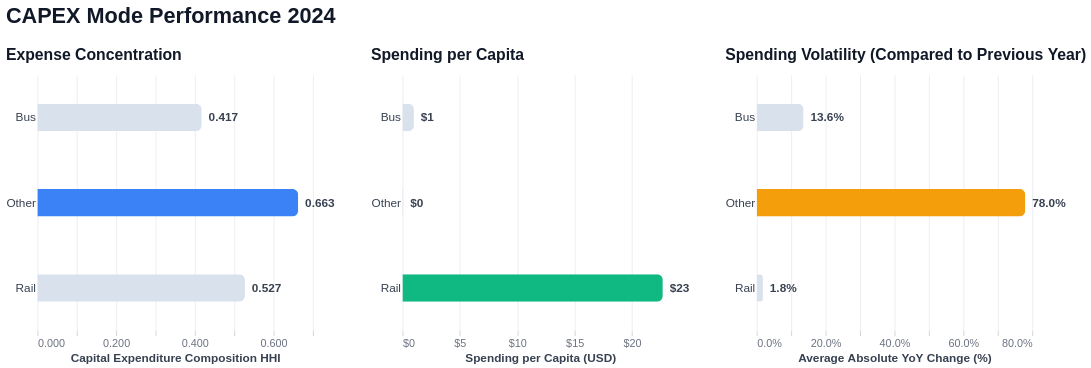

This figure's notebook cell:
### Markdown cell above
<!-- ## Farebox Recovery by Transit Mode -->

### Code cell
capex_scorecard = (
    capex_hhi[capex_hhi["year"] == 2024]
    .merge(
        capex_pc[capex_pc["year"] == 2024],
        on=["year", "mode_group"]
    )
    .merge(
        capex_vol,
        on="mode_group"
    )
)

capex_scorecard = plot_scorecard(
    capex_scorecard,
    metrics=["hhi", "per_capita", "volatility"],
    group_column="mode_group",
    titles=["Expense Concentration", "Spending per Capita", "Spending Volatility (Compared to Previous Year)"],
    x_labels=["Capital Expenditure Composition HHI", "Spending per Capita (USD)", "Average Absolute YoY Change (%)"],
    formats=[".3f", "$,.0f", ".1%"],
    main_title="CAPEX Mode Performance 2024"
)

capex_scorecard

### Figure 1 — Vega specification as saved in the notebook (floating-point values rounded to 4 significant figures)
{"$schema": "https://vega.github.io/schema/vega/v6.json", "data": [{"name": "source_0"}, {"name": "data_1", "values": [{"mode_group": "Bus", "hhi": 0.4175, "is_max": false, "y_mode_group_sort_index": 0.0, "hhi_end": 0.4175, "hhi_start": 0.0}, {"mode_group": "Other", "hhi": 0.6626, "is_max": true, "y_mode_group_sort_index": 1.0, "hhi_end": 0.6626, "hhi_start": 0.0}, {"mode_group": "Rail", "hhi": 0.5272, "is_max": false, "y_mode_group_sort_index": 2.0, "hhi_end": 0.5272, "hhi_start": 0.0}]}, {"name": "data_2", "values": [{"hhi": 0.4175, "mode_group": "Bus"}, {"hhi": 0.6626, "mode_group": "Other"}, {"hhi": 0.5272, "mode_group": "Rail"}]}, {"name": "source_1"}, {"name": "data_4", "values": [{"mode_group": "Bus", "per_capita": 0.9982, "is_max": false, "y_mode_group_sort_index": 0.0, "per_capita_end": 0.9982, "per_capita_start": 0.0}, {"mode_group": "Other", "per_capita": 0.07867, "is_max": false, "y_mode_group_sort_index": 1.0, "per_capita_end": 0.07867, "per_capita_start": 0.0}, {"mode_group": "Rail", "per_capita": 22.68, "is_max": true, "y_mode_group_sort_index": 2.0, "per_capita_end": 22.68, "per_capita_start": 0.0}]}, {"name": "data_5", "values": [{"mode_group": "Bus", "per_capita": 0.9982}, {"mode_group": "Other", "per_capita": 0.07867}, {"mode_group": "Rail", "per_capita": 22.68}]}, {"name": "source_2"}, {"name": "data_7", "values": [{"mode_group": "Bus", "volatility": 0.136, "is_max": false, "y_mode_group_sort_index": 0.0, "volatility_end": 0.136, "volatility_start": 0.0}, {"mode_group": "Other", "volatility": 0.78, "is_max": true, "y_mode_group_sort_index": 1.0, "volatility_end": 0.78, "volatility_start": 0.0}, {"mode_group": "Rail", "volatility": 0.01801, "is_max": false, "y_mode_group_sort_index": 2.0, "volatility_end": 0.01801, "volatility_start": 0.0}]}, {"name": "data_8", "values": [{"mode_group": "Bus", "volatility": 0.136}, {"mode_group": "Other", "volatility": 0.78}, {"mode_group": "Rail", "volatility": 0.01801}]}, {"name": "source_0_concat_0_y_domain_mode_group", "values": [{"mode_group": "Bus", "sort_field": 0.0}, {"mode_group": "Other", "sort_field": 1.0}, {"mode_group": "Rail", "sort_field": 2.0}]}, {"name": "source_1_concat_1_y_domain_mode_group", "values": [{"mode_group": "Bus", "sort_field": 0.0}, {"mode_group": "Other", "sort_field": 1.0}, {"mode_group": "Rail", "sort_field": 2.0}]}, {"name": "source_2_concat_2_y_domain_mode_group", "values": [{"mode_group": "Bus", "sort_field": 0.0}, {"mode_group": "Other", "sort_field": 1.0}, {"mode_group": "Rail", "sort_field": 2.0}]}], "signals": [{"name": "childWidth", "value": 280}], "marks": [{"type": "group", "name": "concat_0_group", "encode": {"update": {"width": {"signal": "childWidth"}, "height": {"signal": "height"}}}, "marks": [{"type": "group", "from": {"facet": {"data": "data_1", "name": "stack_group_concat_0_layer_0_main", "groupby": ["mode_group"], "aggregate": {"fields": ["hhi_start", "hhi_start", "hhi_end", "hhi_end"], "ops": ["min", "max", "min", "max"]}}}, "encode": {"update": {"yc": {"field": "mode_group", "scale": "concat_0_y", "band": 0.5}, "height": {"value": 28}, "cornerRadiusBottomRight": {"value": 6}, "x": {"signal": "min(scale('concat_0_x',datum[\"min_hhi_start\"]),scale('concat_0_x',datum[\"max_hhi_start\"]),scale('concat_0_x',datum[\"min_hhi_end\"]),scale('concat_0_x',datum[\"max_hhi_end\"]))"}, "x2": {"signal": "max(scale('concat_0_x',datum[\"min_hhi_start\"]),scale('concat_0_x',datum[\"max_hhi_start\"]),scale('concat_0_x',datum[\"min_hhi_end\"]),scale('concat_0_x',datum[\"max_hhi_end\"]))"}, "clip": {"value": true}, "cornerRadiusTopRight": {"value": 6}}}, "marks": [{"type": "group", "encode": {"update": {"x": {"field": {"signal": null, "datum": null, "group": "x", "parent": null}, "mult": -1}, "height": {"field": {"signal": null, "datum": null, "group": "height", "parent": null}}}}, "marks": [{"type": "rect", "name": "concat_0_layer_0_marks", "from": {"data": "stack_group_concat_0_layer_0_main"}, "encode": {"update": {"height": {"field": {"signal": null, "datum": null, "group": "height", "parent": null}}, "tooltip": {"signal": "{\"mode_group\": isValid(datum[\"mode_group\"]) ? isArray(datum[\"mode_group\"]) ? join(datum[\"mode_group\"], '\\n') : datum[\"mode_group\"] : \"\"+datum[\"mode_group\"], \"Expense Concentration\": format(datum[\"hhi\"], \".3f\")}"}, "fill": [{"value": "#3B82F6", "test": "datum.is_max"}, {"value": "#D9E2EC"}], "x": {"field": "hhi_end", "scale": "concat_0_x"}, "x2": {"field": "hhi_start", "scale": "concat_0_x"}}}, "style": ["bar"]}]}]}, {"type": "text", "name": "concat_0_layer_1_marks", "from": {"data": "data_2"}, "encode": {"update": {"fill": {"value": "#374151"}, "text": {"signal": "format(datum[\"hhi\"], \".3f\")"}, "y": {"field": "mode_group", "scale": "concat_0_y", "band": 0.5}, "fontSize": {"value": 12}, "x": {"field": "hhi", "scale": "concat_0_x"}, "baseline": {"value": "middle"}, "fontWeight": {"value": "bold"}, "align": {"value": "left"}, "dx": {"value": 7}}}, "style": ["text"]}], "axes": [{"scale": "concat_0_x", "domain": false, "grid": true, "labels": false, "minExtent": 0, "ticks": false, "maxExtent": 0, "tickCount": {"signal": "ceil(childWidth/40)"}, "gridOpacity": 0.7, "zindex": 0, "orient": "bottom", "gridScale": "concat_0_y", "aria": false, "gridColor": "#E5E7EB"}, {"scale": "concat_0_x", "titleFontSize": 12, "zindex": 0, "grid": false, "labelFlush": true, "domain": false, "titleColor": "#374151", "labelOverlap": true, "format": ".3f", "tickColor": "#D1D5DB", "labelColor": "#6B7280", "tickCount": {"signal": "ceil(childWidth/40)"}, "labelFontSize": 11, "title": "Capital Expenditure Composition HHI", "orient": "bottom"}, {"scale": "concat_0_y", "grid": false, "labelFontWeight": 500, "orient": "left", "labelColor": "#374151", "zindex": 0, "domain": false, "labelFontSize": 12, "ticks": false}], "title": {"text": "Expense Concentration", "subtitleColor": "#6B7280", "color": "#111827", "subtitleFontSize": 11, "offset": 12, "subtitle": "", "anchor": "start", "fontWeight": 600, "fontSize": 16}, "style": "cell"}, {"type": "group", "name": "concat_1_group", "encode": {"update": {"width": {"signal": "childWidth"}, "height": {"signal": "height"}}}, "marks": [{"type": "group", "from": {"facet": {"data": "data_4", "name": "stack_group_concat_1_layer_0_main", "groupby": ["mode_group"], "aggregate": {"fields": ["per_capita_start", "per_capita_start", "per_capita_end", "per_capita_end"], "ops": ["min", "max", "min", "max"]}}}, "encode": {"update": {"yc": {"field": "mode_group", "scale": "concat_1_y", "band": 0.5}, "height": {"value": 28}, "cornerRadiusBottomRight": {"value": 6}, "clip": {"value": true}, "cornerRadiusTopRight": {"value": 6}, "x": {"signal": "min(scale('concat_1_x',datum[\"min_per_capita_start\"]),scale('concat_1_x',datum[\"max_per_capita_start\"]),scale('concat_1_x',datum[\"min_per_capita_end\"]),scale('concat_1_x',datum[\"max_per_capita_end\"]))"}, "x2": {"signal": "max(scale('concat_1_x',datum[\"min_per_capita_start\"]),scale('concat_1_x',datum[\"max_per_capita_start\"]),scale('concat_1_x',datum[\"min_per_capita_end\"]),scale('concat_1_x',datum[\"max_per_capita_end\"]))"}}}, "marks": [{"type": "group", "encode": {"update": {"x": {"field": {"signal": null, "datum": null, "group": "x", "parent": null}, "mult": -1}, "height": {"field": {"signal": null, "datum": null, "group": "height", "parent": null}}}}, "marks": [{"type": "rect", "name": "concat_1_layer_0_marks", "from": {"data": "stack_group_concat_1_layer_0_main"}, "encode": {"update": {"tooltip": {"signal": "{\"mode_group\": isValid(datum[\"mode_group\"]) ? isArray(datum[\"mode_group\"]) ? join(datum[\"mode_group\"], '\\n') : datum[\"mode_group\"] : \"\"+datum[\"mode_group\"], \"Spending per Capita\": format(datum[\"per_capita\"], \"$,.0f\")}"}, "height": {"field": {"signal": null, "datum": null, "group": "height", "parent": null}}, "x2": {"field": "per_capita_start", "scale": "concat_1_x"}, "fill": [{"value": "#10B981", "test": "datum.is_max"}, {"value": "#D9E2EC"}], "x": {"field": "per_capita_end", "scale": "concat_1_x"}}}, "style": ["bar"]}]}]}, {"type": "text", "name": "concat_1_layer_1_marks", "from": {"data": "data_5"}, "encode": {"update": {"dx": {"value": 7}, "align": {"value": "left"}, "baseline": {"value": "middle"}, "y": {"field": "mode_group", "scale": "concat_1_y", "band": 0.5}, "fontWeight": {"value": "bold"}, "text": {"signal": "format(datum[\"per_capita\"], \"$,.0f\")"}, "fill": {"value": "#374151"}, "fontSize": {"value": 12}, "x": {"field": "per_capita", "scale": "concat_1_x"}}}, "style": ["text"]}], "axes": [{"scale": "concat_1_x", "gridColor": "#E5E7EB", "domain": false, "tickCount": {"signal": "ceil(childWidth/40)"}, "maxExtent": 0, "labels": false, "grid": true, "gridScale": "concat_1_y", "aria": false, "minExtent": 0, "zindex": 0, "ticks": false, "gridOpacity": 0.7, "orient": "bottom"}, {"scale": "concat_1_x", "labelColor": "#6B7280", "titleFontSize": 12, "orient": "bottom", "format": "$,.0f", "zindex": 0, "title": "Spending per Capita (USD)", "titleColor": "#374151", "labelFontSize": 11, "labelOverlap": true, "domain": false, "grid": false, "labelFlush": true, "tickColor": "#D1D5DB", "tickCount": {"signal": "ceil(childWidth/40)"}}, {"scale": "concat_1_y", "labelColor": "#374151", "labelFontSize": 12, "grid": false, "labelFontWeight": 500, "orient": "left", "domain": false, "ticks": false, "zindex": 0}], "title": {"text": "Spending per Capita", "color": "#111827", "fontWeight": 600, "subtitleFontSize": 11, "fontSize": 16, "offset": 12, "subtitleColor": "#6B7280", "subtitle": "", "anchor": "start"}, "style": "cell"}, {"type": "group", "name": "concat_2_group", "encode": {"update": {"width": {"signal": "childWidth"}, "height": {"signal": "height"}}}, "marks": [{"type": "group", "from": {"facet": {"data": "data_7", "name": "stack_group_concat_2_layer_0_main", "groupby": ["mode_group"], "aggregate": {"fields": ["volatility_start", "volatility_start", "volatility_end", "volatility_end"], "ops": ["min", "max", "min", "max"]}}}, "encode": {"update": {"x": {"signal": "min(scale('concat_2_x',datum[\"min_volatility_start\"]),scale('concat_2_x',datum[\"max_volatility_start\"]),scale('concat_2_x',datum[\"min_volatility_end\"]),scale('concat_2_x',datum[\"max_volatility_end\"]))"}, "yc": {"field": "mode_group", "scale": "concat_2_y", "band": 0.5}, "cornerRadiusTopRight": {"value": 6}, "cornerRadiusBottomRight": {"value": 6}, "x2": {"signal": "max(scale('concat_2_x',datum[\"min_volatility_start\"]),scale('concat_2_x',datum[\"max_volatility_start\"]),scale('concat_2_x',datum[\"min_volatility_end\"]),scale('concat_2_x',datum[\"max_volatility_end\"]))"}, "height": {"value": 28}, "clip": {"value": true}}}, "marks": [{"type": "group", "encode": {"update": {"x": {"field": {"signal": null, "datum": null, "group": "x", "parent": null}, "mult": -1}, "height": {"field": {"signal": null, "datum": null, "group": "height", "parent": null}}}}, "marks": [{"type": "rect", "name": "concat_2_layer_0_marks", "from": {"data": "stack_group_concat_2_layer_0_main"}, "encode": {"update": {"fill": [{"value": "#F59E0B", "test": "datum.is_max"}, {"value": "#D9E2EC"}], "x2": {"field": "volatility_start", "scale": "concat_2_x"}, "x": {"field": "volatility_end", "scale": "concat_2_x"}, "height": {"field": {"signal": null, "datum": null, "group": "height", "parent": null}}, "tooltip": {"signal": "{\"mode_group\": isValid(datum[\"mode_group\"]) ? isArray(datum[\"mode_group\"]) ? join(datum[\"mode_group\"], '\\n') : datum[\"mode_group\"] : \"\"+datum[\"mode_group\"], \"Spending Volatility (Compared to Previous Year)\": format(datum[\"volatility\"], \".1%\")}"}}}, "style": ["bar"]}]}]}, {"type": "text", "name": "concat_2_layer_1_marks", "from": {"data": "data_8"}, "encode": {"update": {"fontWeight": {"value": "bold"}, "dx": {"value": 7}, "y": {"field": "mode_group", "scale": "concat_2_y", "band": 0.5}, "fontSize": {"value": 12}, "x": {"field": "volatility", "scale": "concat_2_x"}, "fill": {"value": "#374151"}, "align": {"value": "left"}, "text": {"signal": "format(datum[\"volatility\"], \".1%\")"}, "baseline": {"value": "middle"}}}, "style": ["text"]}], "axes": [{"scale": "concat_2_x", "maxExtent": 0, "ticks": false, "tickCount": {"signal": "ceil(childWidth/40)"}, "zindex": 0, "aria": false, "domain": false, "labels": false, "orient": "bottom", "grid": true, "gridScale": "concat_2_y", "gridColor": "#E5E7EB", "gridOpacity": 0.7, "minExtent": 0}, {"scale": "concat_2_x", "zindex": 0, "tickColor": "#D1D5DB", "tickCount": {"signal": "ceil(childWidth/40)"}, "title": "Average Absolute YoY Change (%)", "grid": false, "domain": false, "titleColor": "#374151", "labelOverlap": true, "orient": "bottom", "titleFontSize": 12, "labelColor": "#6B7280", "format": ".1%", "labelFontSize": 11, "labelFlush": true}, {"scale": "concat_2_y", "labelFontWeight": 500, "labelFontSize": 12, "ticks": false, "zindex": 0, "domain": false, "orient": "left", "grid": false, "labelColor": "#374151"}], "title": {"text": "Spending Volatility (Compared to Previous Year)", "subtitleFontSize": 11, "fontSize": 16, "offset": 12, "fontWeight": 600, "anchor": "start", "color": "#111827", "subtitle": "", "subtitleColor": "#6B7280"}, "style": "cell"}], "scales": [{"name": "concat_0_x", "type": "linear", "domain": {"fields": [{"data": "data_1", "field": "hhi_start"}, {"data": "data_1", "field": "hhi_end"}, {"data": "data_2", "field": "hhi"}]}, "range": [0, {"signal": "childWidth"}], "nice": true, "zero": true}, {"name": "concat_0_y", "type": "band", "domain": {"data": "source_0_concat_0_y_domain_mode_group", "field": "mode_group", "sort": {"op": "max", "field": "sort_field"}}, "range": [0, {"signal": "height"}], "paddingOuter": 0.05, "paddingInner": 0.1}, {"name": "concat_1_x", "type": "linear", "domain": {"fields": [{"data": "data_4", "field": "per_capita_start"}, {"data": "data_4", "field": "per_capita_end"}, {"data": "data_5", "field": "per_capita"}]}, "range": [0, {"signal": "childWidth"}], "nice": true, "zero": true}, {"name": "concat_1_y", "type": "band", "domain": {"data": "source_1_concat_1_y_domain_mode_group", "field": "mode_group", "sort": {"op": "max", "field": "sort_field"}}, "range": [0, {"signal": "height"}], "paddingInner": 0.1, "paddingOuter": 0.05}, {"name": "concat_2_x", "type": "linear", "domain": {"fields": [{"data": "data_7", "field": "volatility_start"}, {"data": "data_7", "field": "volatility_end"}, {"data": "data_8", "field": "volatility"}]}, "range": [0, {"signal": "childWidth"}], "nice": true, "zero": true}, {"name": "concat_2_y", "type": "band", "domain": {"data": "source_2_concat_2_y_domain_mode_group", "field": "mode_group", "sort": {"op": "max", "field": "sort_field"}}, "range": [0, {"signal": "height"}], "paddingInner": 0.1, "paddingOuter": 0.05}], "title": {"text": "CAPEX Mode Performance 2024", "anchor": "start", "color": "#111827", "fontWeight": "bold", "offset": 20, "fontSize": 22}, "height": 260, "config": {"axis": {"labelFont": "Arial", "titleFont": "Arial"}, "style": {"cell": {"strokeWidth": 0}, "group-title": {"font": "Arial"}}}, "background": "white", "padding": 5, "layout": {"padding": 35, "bounds": "full", "align": "each"}}
